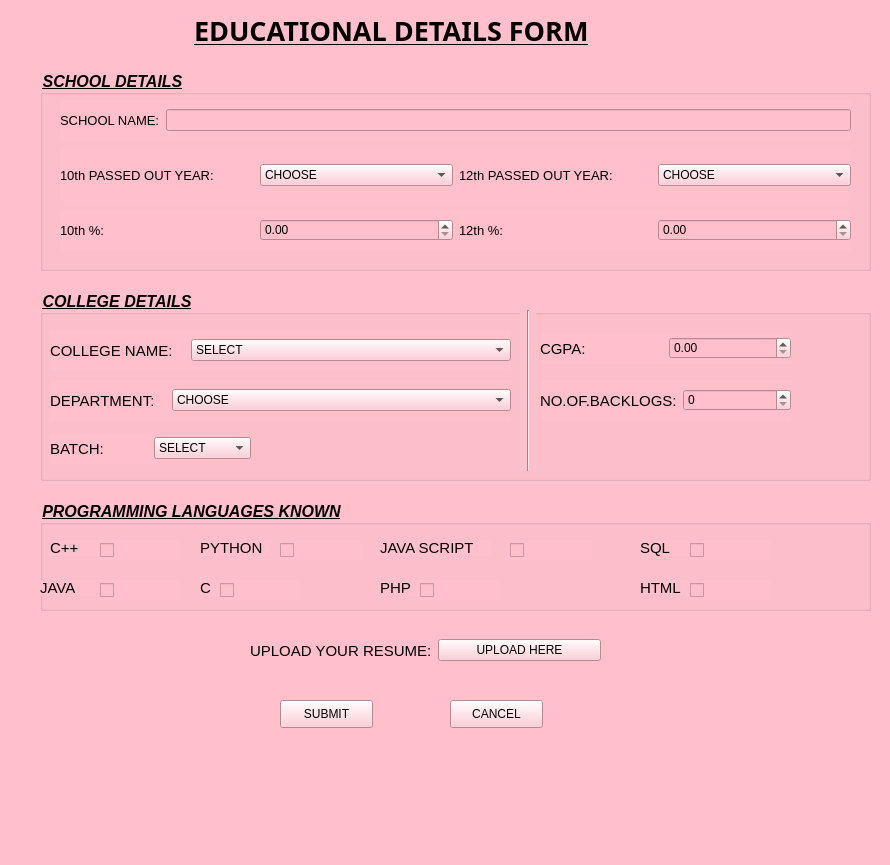
<?xml version="1.0" encoding="UTF-8"?>
<ui version="4.0">
 <class>swetaa_from2</class>
 <widget class="QMainWindow" name="swetaa_from2">
  <property name="geometry">
   <rect>
    <x>0</x>
    <y>0</y>
    <width>890</width>
    <height>865</height>
   </rect>
  </property>
  <property name="windowTitle">
   <string>MainWindow</string>
  </property>
  <property name="styleSheet">
   <string notr="true">background-color:pink;</string>
  </property>
  <widget class="QWidget" name="centralwidget">
   <widget class="QLabel" name="label">
    <property name="geometry">
     <rect>
      <x>194</x>
      <y>0</y>
      <width>491</width>
      <height>61</height>
     </rect>
    </property>
    <property name="font">
     <font>
      <family>Sylfaen</family>
      <pointsize>20</pointsize>
      <weight>75</weight>
      <bold>true</bold>
      <underline>true</underline>
     </font>
    </property>
    <property name="text">
     <string>EDUCATIONAL DETAILS FORM</string>
    </property>
   </widget>
   <widget class="QGroupBox" name="groupBox">
    <property name="geometry">
     <rect>
      <x>40</x>
      <y>70</y>
      <width>831</width>
      <height>201</height>
     </rect>
    </property>
    <property name="font">
     <font>
      <pointsize>12</pointsize>
      <weight>75</weight>
      <italic>true</italic>
      <bold>true</bold>
      <underline>true</underline>
     </font>
    </property>
    <property name="title">
     <string>SCHOOL DETAILS</string>
    </property>
    <widget class="QWidget" name="">
     <property name="geometry">
      <rect>
       <x>20</x>
       <y>30</y>
       <width>791</width>
       <height>41</height>
      </rect>
     </property>
     <layout class="QHBoxLayout" name="horizontalLayout">
      <item>
       <widget class="QLabel" name="label_3">
        <property name="font">
         <font>
          <pointsize>10</pointsize>
         </font>
        </property>
        <property name="text">
         <string>SCHOOL NAME:</string>
        </property>
       </widget>
      </item>
      <item>
       <widget class="QLineEdit" name="lineEdit"/>
      </item>
     </layout>
    </widget>
    <widget class="QWidget" name="">
     <property name="geometry">
      <rect>
       <x>20</x>
       <y>80</y>
       <width>791</width>
       <height>51</height>
      </rect>
     </property>
     <layout class="QHBoxLayout" name="horizontalLayout_4">
      <item>
       <layout class="QHBoxLayout" name="horizontalLayout_2">
        <item>
         <widget class="QLabel" name="label_4">
          <property name="font">
           <font>
            <pointsize>10</pointsize>
           </font>
          </property>
          <property name="text">
           <string>10th PASSED OUT YEAR:</string>
          </property>
         </widget>
        </item>
        <item>
         <widget class="QComboBox" name="comboBox">
          <item>
           <property name="text">
            <string>CHOOSE</string>
           </property>
          </item>
          <item>
           <property name="text">
            <string>2005</string>
           </property>
          </item>
          <item>
           <property name="text">
            <string>2006</string>
           </property>
          </item>
          <item>
           <property name="text">
            <string>2007</string>
           </property>
          </item>
          <item>
           <property name="text">
            <string>2008</string>
           </property>
          </item>
          <item>
           <property name="text">
            <string>2009</string>
           </property>
          </item>
          <item>
           <property name="text">
            <string>2010</string>
           </property>
          </item>
          <item>
           <property name="text">
            <string>2011</string>
           </property>
          </item>
          <item>
           <property name="text">
            <string>2012</string>
           </property>
          </item>
          <item>
           <property name="text">
            <string>2013</string>
           </property>
          </item>
          <item>
           <property name="text">
            <string>2014</string>
           </property>
          </item>
          <item>
           <property name="text">
            <string>2015</string>
           </property>
          </item>
          <item>
           <property name="text">
            <string>2016</string>
           </property>
          </item>
          <item>
           <property name="text">
            <string>2017</string>
           </property>
          </item>
          <item>
           <property name="text">
            <string>2018</string>
           </property>
          </item>
         </widget>
        </item>
       </layout>
      </item>
      <item>
       <layout class="QHBoxLayout" name="horizontalLayout_3">
        <item>
         <widget class="QLabel" name="label_5">
          <property name="font">
           <font>
            <pointsize>10</pointsize>
           </font>
          </property>
          <property name="text">
           <string>12th PASSED OUT YEAR:</string>
          </property>
         </widget>
        </item>
        <item>
         <widget class="QComboBox" name="comboBox_2">
          <item>
           <property name="text">
            <string>CHOOSE</string>
           </property>
          </item>
          <item>
           <property name="text">
            <string>2005</string>
           </property>
          </item>
          <item>
           <property name="text">
            <string>2006</string>
           </property>
          </item>
          <item>
           <property name="text">
            <string>2007</string>
           </property>
          </item>
          <item>
           <property name="text">
            <string>2008</string>
           </property>
          </item>
          <item>
           <property name="text">
            <string>2009</string>
           </property>
          </item>
          <item>
           <property name="text">
            <string>2010</string>
           </property>
          </item>
          <item>
           <property name="text">
            <string>2011</string>
           </property>
          </item>
          <item>
           <property name="text">
            <string>2012</string>
           </property>
          </item>
          <item>
           <property name="text">
            <string>2013</string>
           </property>
          </item>
          <item>
           <property name="text">
            <string>2014</string>
           </property>
          </item>
          <item>
           <property name="text">
            <string>2015</string>
           </property>
          </item>
          <item>
           <property name="text">
            <string>2016</string>
           </property>
          </item>
          <item>
           <property name="text">
            <string>2017</string>
           </property>
          </item>
          <item>
           <property name="text">
            <string>2018</string>
           </property>
          </item>
         </widget>
        </item>
       </layout>
      </item>
     </layout>
    </widget>
    <widget class="QWidget" name="">
     <property name="geometry">
      <rect>
       <x>20</x>
       <y>140</y>
       <width>791</width>
       <height>41</height>
      </rect>
     </property>
     <layout class="QHBoxLayout" name="horizontalLayout_7">
      <item>
       <layout class="QHBoxLayout" name="horizontalLayout_5">
        <item>
         <widget class="QLabel" name="label_6">
          <property name="font">
           <font>
            <pointsize>10</pointsize>
           </font>
          </property>
          <property name="text">
           <string>10th %:</string>
          </property>
         </widget>
        </item>
        <item>
         <widget class="QDoubleSpinBox" name="doubleSpinBox_2"/>
        </item>
       </layout>
      </item>
      <item>
       <layout class="QHBoxLayout" name="horizontalLayout_6">
        <item>
         <widget class="QLabel" name="label_7">
          <property name="font">
           <font>
            <pointsize>10</pointsize>
           </font>
          </property>
          <property name="text">
           <string>12th %:</string>
          </property>
         </widget>
        </item>
        <item>
         <widget class="QDoubleSpinBox" name="doubleSpinBox"/>
        </item>
       </layout>
      </item>
     </layout>
    </widget>
   </widget>
   <widget class="QGroupBox" name="groupBox_2">
    <property name="geometry">
     <rect>
      <x>40</x>
      <y>290</y>
      <width>831</width>
      <height>191</height>
     </rect>
    </property>
    <property name="font">
     <font>
      <family>MS Shell Dlg 2</family>
      <pointsize>12</pointsize>
      <weight>75</weight>
      <italic>true</italic>
      <bold>true</bold>
      <underline>true</underline>
     </font>
    </property>
    <property name="title">
     <string>COLLEGE DETAILS</string>
    </property>
    <widget class="Line" name="line">
     <property name="geometry">
      <rect>
       <x>480</x>
       <y>20</y>
       <width>16</width>
       <height>161</height>
      </rect>
     </property>
     <property name="orientation">
      <enum>Qt::Vertical</enum>
     </property>
    </widget>
    <widget class="QWidget" name="">
     <property name="geometry">
      <rect>
       <x>10</x>
       <y>40</y>
       <width>461</width>
       <height>41</height>
      </rect>
     </property>
     <layout class="QHBoxLayout" name="horizontalLayout_8">
      <item>
       <widget class="QLabel" name="label_2">
        <property name="font">
         <font>
          <pointsize>11</pointsize>
         </font>
        </property>
        <property name="text">
         <string>COLLEGE NAME:</string>
        </property>
       </widget>
      </item>
      <item>
       <widget class="QComboBox" name="comboBox_3">
        <item>
         <property name="text">
          <string>SELECT</string>
         </property>
        </item>
        <item>
         <property name="text">
          <string>ANNA UNIVERSITY</string>
         </property>
        </item>
        <item>
         <property name="text">
          <string>ALIM MUHAMMED COLLEGE</string>
         </property>
        </item>
        <item>
         <property name="text">
          <string>RAJALAKSHMI ENGINEERING COLLEGE</string>
         </property>
        </item>
        <item>
         <property name="text">
          <string>RAJALAKSHMI INSTITUTE OF TECHNOLOGY</string>
         </property>
        </item>
        <item>
         <property name="text">
          <string>PANIMALAR ENGINEERING COLLEGE</string>
         </property>
        </item>
        <item>
         <property name="text">
          <string>PANIMALAR INSTITUTE OF TECHNOLOGY</string>
         </property>
        </item>
        <item>
         <property name="text">
          <string>APOLLO ENGINEERING COLLEGE</string>
         </property>
        </item>
        <item>
         <property name="text">
          <string>S.V COLLEGE OF ENGINEERING</string>
         </property>
        </item>
        <item>
         <property name="text">
          <string>SAVEETHA ENGINEERING COLLEGE</string>
         </property>
        </item>
        <item>
         <property name="text">
          <string>SAI RAM ENGINEERING COLLEGE</string>
         </property>
        </item>
        <item>
         <property name="text">
          <string>SAIRAM INSTITUTE OF TECHNOLOGY</string>
         </property>
        </item>
        <item>
         <property name="text">
          <string>VEL TECH ENGINEERING COLLEGE</string>
         </property>
        </item>
        <item>
         <property name="text">
          <string>VELS UNIVERSITY</string>
         </property>
        </item>
        <item>
         <property name="text">
          <string>SAVEETHA SCHOOL OF ENGINEERING</string>
         </property>
        </item>
        <item>
         <property name="text">
          <string>VELLORE INSTITUTE OF TECHNOLOGY</string>
         </property>
        </item>
        <item>
         <property name="text">
          <string>S.K.R ENGINEERING COLLEGE</string>
         </property>
        </item>
        <item>
         <property name="text">
          <string>M.G.R ENGINEERING COLLEGE</string>
         </property>
        </item>
        <item>
         <property name="text">
          <string>M.G.R INSTITUTE OF SCIENCE AND TECHNOLOGY</string>
         </property>
        </item>
        <item>
         <property name="text">
          <string>LOYOLA INSTITUTE OF TECHNOLOGY</string>
         </property>
        </item>
        <item>
         <property name="text">
          <string>DMI COLLEGE OF ENGINEERING</string>
         </property>
        </item>
       </widget>
      </item>
     </layout>
    </widget>
    <widget class="QWidget" name="">
     <property name="geometry">
      <rect>
       <x>10</x>
       <y>90</y>
       <width>461</width>
       <height>41</height>
      </rect>
     </property>
     <layout class="QHBoxLayout" name="horizontalLayout_9">
      <item>
       <widget class="QLabel" name="label_8">
        <property name="font">
         <font>
          <pointsize>11</pointsize>
         </font>
        </property>
        <property name="text">
         <string>DEPARTMENT:</string>
        </property>
       </widget>
      </item>
      <item>
       <widget class="QComboBox" name="comboBox_4">
        <item>
         <property name="text">
          <string>CHOOSE</string>
         </property>
        </item>
        <item>
         <property name="text">
          <string>INFORMATION TECHNOLOGY</string>
         </property>
        </item>
        <item>
         <property name="text">
          <string>COMPUTER SCIENCE AND ENGINEERING</string>
         </property>
        </item>
        <item>
         <property name="text">
          <string>ELECTRICAL AND ELECTRONIC ENGINEERING</string>
         </property>
        </item>
        <item>
         <property name="text">
          <string>ELECTRONICS AND COMMUNICATION ENGINEERING</string>
         </property>
        </item>
        <item>
         <property name="text">
          <string>MASTER OF BUSINESS ADMINISTRATION</string>
         </property>
        </item>
        <item>
         <property name="text">
          <string>MEDICAL ELECTRONICS</string>
         </property>
        </item>
        <item>
         <property name="text">
          <string>AGRICULTURAL ENGINEERING</string>
         </property>
        </item>
        <item>
         <property name="text">
          <string>CIVIL ENGINEERING</string>
         </property>
        </item>
        <item>
         <property name="text">
          <string>MECHANICAL ENGINEERING</string>
         </property>
        </item>
        <item>
         <property name="text">
          <string>BIOMEDICAL ENGINEERING</string>
         </property>
        </item>
       </widget>
      </item>
     </layout>
    </widget>
    <widget class="QWidget" name="">
     <property name="geometry">
      <rect>
       <x>10</x>
       <y>143</y>
       <width>201</width>
       <height>31</height>
      </rect>
     </property>
     <layout class="QHBoxLayout" name="horizontalLayout_10">
      <item>
       <widget class="QLabel" name="label_11">
        <property name="font">
         <font>
          <pointsize>11</pointsize>
         </font>
        </property>
        <property name="text">
         <string>BATCH:</string>
        </property>
       </widget>
      </item>
      <item>
       <widget class="QComboBox" name="comboBox_5">
        <item>
         <property name="text">
          <string>SELECT</string>
         </property>
        </item>
        <item>
         <property name="text">
          <string>2009</string>
         </property>
        </item>
        <item>
         <property name="text">
          <string>2010</string>
         </property>
        </item>
        <item>
         <property name="text">
          <string>2011</string>
         </property>
        </item>
        <item>
         <property name="text">
          <string>2012</string>
         </property>
        </item>
        <item>
         <property name="text">
          <string>2013</string>
         </property>
        </item>
        <item>
         <property name="text">
          <string>2014</string>
         </property>
        </item>
        <item>
         <property name="text">
          <string>2015</string>
         </property>
        </item>
        <item>
         <property name="text">
          <string>2016</string>
         </property>
        </item>
        <item>
         <property name="text">
          <string>2017</string>
         </property>
        </item>
        <item>
         <property name="text">
          <string>2018</string>
         </property>
        </item>
        <item>
         <property name="text">
          <string>2019</string>
         </property>
        </item>
        <item>
         <property name="text">
          <string>2020</string>
         </property>
        </item>
        <item>
         <property name="text">
          <string>2021</string>
         </property>
        </item>
        <item>
         <property name="text">
          <string>2022</string>
         </property>
        </item>
        <item>
         <property name="text">
          <string>2023</string>
         </property>
        </item>
        <item>
         <property name="text">
          <string>2024</string>
         </property>
        </item>
        <item>
         <property name="text">
          <string>2025</string>
         </property>
        </item>
       </widget>
      </item>
     </layout>
    </widget>
    <widget class="QWidget" name="">
     <property name="geometry">
      <rect>
       <x>500</x>
       <y>43</y>
       <width>251</width>
       <height>31</height>
      </rect>
     </property>
     <layout class="QHBoxLayout" name="horizontalLayout_11">
      <item>
       <widget class="QLabel" name="label_9">
        <property name="font">
         <font>
          <pointsize>11</pointsize>
         </font>
        </property>
        <property name="text">
         <string>CGPA:</string>
        </property>
       </widget>
      </item>
      <item>
       <widget class="QDoubleSpinBox" name="doubleSpinBox_3"/>
      </item>
     </layout>
    </widget>
    <widget class="QWidget" name="">
     <property name="geometry">
      <rect>
       <x>500</x>
       <y>90</y>
       <width>251</width>
       <height>41</height>
      </rect>
     </property>
     <layout class="QHBoxLayout" name="horizontalLayout_12">
      <item>
       <widget class="QLabel" name="label_10">
        <property name="font">
         <font>
          <pointsize>11</pointsize>
         </font>
        </property>
        <property name="text">
         <string>NO.OF.BACKLOGS:</string>
        </property>
       </widget>
      </item>
      <item>
       <widget class="QSpinBox" name="spinBox"/>
      </item>
     </layout>
    </widget>
   </widget>
   <widget class="QGroupBox" name="groupBox_3">
    <property name="geometry">
     <rect>
      <x>40</x>
      <y>500</y>
      <width>831</width>
      <height>111</height>
     </rect>
    </property>
    <property name="font">
     <font>
      <pointsize>12</pointsize>
      <weight>75</weight>
      <italic>true</italic>
      <bold>true</bold>
      <underline>true</underline>
     </font>
    </property>
    <property name="title">
     <string>PROGRAMMING LANGUAGES KNOWN</string>
    </property>
    <widget class="QLabel" name="label_12">
     <property name="geometry">
      <rect>
       <x>10</x>
       <y>40</y>
       <width>51</width>
       <height>16</height>
      </rect>
     </property>
     <property name="font">
      <font>
       <pointsize>11</pointsize>
      </font>
     </property>
     <property name="text">
      <string>C++</string>
     </property>
    </widget>
    <widget class="QLabel" name="label_13">
     <property name="geometry">
      <rect>
       <x>0</x>
       <y>80</y>
       <width>55</width>
       <height>16</height>
      </rect>
     </property>
     <property name="font">
      <font>
       <pointsize>11</pointsize>
      </font>
     </property>
     <property name="text">
      <string>JAVA</string>
     </property>
    </widget>
    <widget class="QLabel" name="label_14">
     <property name="geometry">
      <rect>
       <x>160</x>
       <y>40</y>
       <width>71</width>
       <height>16</height>
      </rect>
     </property>
     <property name="font">
      <font>
       <pointsize>11</pointsize>
      </font>
     </property>
     <property name="text">
      <string>PYTHON</string>
     </property>
    </widget>
    <widget class="QLabel" name="label_15">
     <property name="geometry">
      <rect>
       <x>160</x>
       <y>80</y>
       <width>55</width>
       <height>16</height>
      </rect>
     </property>
     <property name="font">
      <font>
       <pointsize>11</pointsize>
      </font>
     </property>
     <property name="text">
      <string>C</string>
     </property>
    </widget>
    <widget class="QLabel" name="label_16">
     <property name="geometry">
      <rect>
       <x>340</x>
       <y>40</y>
       <width>111</width>
       <height>16</height>
      </rect>
     </property>
     <property name="font">
      <font>
       <pointsize>11</pointsize>
      </font>
     </property>
     <property name="text">
      <string>JAVA SCRIPT</string>
     </property>
    </widget>
    <widget class="QLabel" name="label_17">
     <property name="geometry">
      <rect>
       <x>340</x>
       <y>80</y>
       <width>55</width>
       <height>16</height>
      </rect>
     </property>
     <property name="font">
      <font>
       <pointsize>11</pointsize>
      </font>
     </property>
     <property name="text">
      <string>PHP</string>
     </property>
    </widget>
    <widget class="QLabel" name="label_18">
     <property name="geometry">
      <rect>
       <x>600</x>
       <y>40</y>
       <width>55</width>
       <height>16</height>
      </rect>
     </property>
     <property name="font">
      <font>
       <pointsize>11</pointsize>
      </font>
     </property>
     <property name="text">
      <string>SQL</string>
     </property>
    </widget>
    <widget class="QLabel" name="label_19">
     <property name="geometry">
      <rect>
       <x>600</x>
       <y>80</y>
       <width>55</width>
       <height>16</height>
      </rect>
     </property>
     <property name="font">
      <font>
       <pointsize>11</pointsize>
      </font>
     </property>
     <property name="text">
      <string>HTML</string>
     </property>
    </widget>
    <widget class="QCheckBox" name="checkBox">
     <property name="geometry">
      <rect>
       <x>60</x>
       <y>40</y>
       <width>81</width>
       <height>20</height>
      </rect>
     </property>
     <property name="text">
      <string/>
     </property>
    </widget>
    <widget class="QCheckBox" name="checkBox_2">
     <property name="geometry">
      <rect>
       <x>60</x>
       <y>80</y>
       <width>81</width>
       <height>20</height>
      </rect>
     </property>
     <property name="text">
      <string/>
     </property>
    </widget>
    <widget class="QCheckBox" name="checkBox_3">
     <property name="geometry">
      <rect>
       <x>240</x>
       <y>40</y>
       <width>81</width>
       <height>20</height>
      </rect>
     </property>
     <property name="text">
      <string/>
     </property>
    </widget>
    <widget class="QCheckBox" name="checkBox_4">
     <property name="geometry">
      <rect>
       <x>180</x>
       <y>80</y>
       <width>81</width>
       <height>20</height>
      </rect>
     </property>
     <property name="text">
      <string/>
     </property>
    </widget>
    <widget class="QCheckBox" name="checkBox_5">
     <property name="geometry">
      <rect>
       <x>470</x>
       <y>40</y>
       <width>81</width>
       <height>20</height>
      </rect>
     </property>
     <property name="text">
      <string/>
     </property>
    </widget>
    <widget class="QCheckBox" name="checkBox_6">
     <property name="geometry">
      <rect>
       <x>380</x>
       <y>80</y>
       <width>81</width>
       <height>20</height>
      </rect>
     </property>
     <property name="text">
      <string/>
     </property>
    </widget>
    <widget class="QCheckBox" name="checkBox_7">
     <property name="geometry">
      <rect>
       <x>650</x>
       <y>40</y>
       <width>81</width>
       <height>20</height>
      </rect>
     </property>
     <property name="text">
      <string/>
     </property>
    </widget>
    <widget class="QCheckBox" name="checkBox_8">
     <property name="geometry">
      <rect>
       <x>650</x>
       <y>80</y>
       <width>81</width>
       <height>20</height>
      </rect>
     </property>
     <property name="text">
      <string/>
     </property>
    </widget>
   </widget>
   <widget class="QPushButton" name="pushButton_2">
    <property name="geometry">
     <rect>
      <x>280</x>
      <y>700</y>
      <width>93</width>
      <height>28</height>
     </rect>
    </property>
    <property name="text">
     <string>SUBMIT</string>
    </property>
   </widget>
   <widget class="QPushButton" name="pushButton_3">
    <property name="geometry">
     <rect>
      <x>450</x>
      <y>700</y>
      <width>93</width>
      <height>28</height>
     </rect>
    </property>
    <property name="text">
     <string>CANCEL</string>
    </property>
   </widget>
   <widget class="QWidget" name="">
    <property name="geometry">
     <rect>
      <x>250</x>
      <y>630</y>
      <width>351</width>
      <height>41</height>
     </rect>
    </property>
    <layout class="QHBoxLayout" name="horizontalLayout_13">
     <item>
      <widget class="QLabel" name="label_20">
       <property name="font">
        <font>
         <pointsize>11</pointsize>
        </font>
       </property>
       <property name="text">
        <string>UPLOAD YOUR RESUME:</string>
       </property>
      </widget>
     </item>
     <item>
      <widget class="QPushButton" name="pushButton">
       <property name="text">
        <string>UPLOAD HERE</string>
       </property>
      </widget>
     </item>
    </layout>
   </widget>
  </widget>
  <widget class="QMenuBar" name="menubar">
   <property name="geometry">
    <rect>
     <x>0</x>
     <y>0</y>
     <width>890</width>
     <height>26</height>
    </rect>
   </property>
  </widget>
  <widget class="QStatusBar" name="statusbar"/>
 </widget>
 <resources/>
 <connections/>
</ui>
